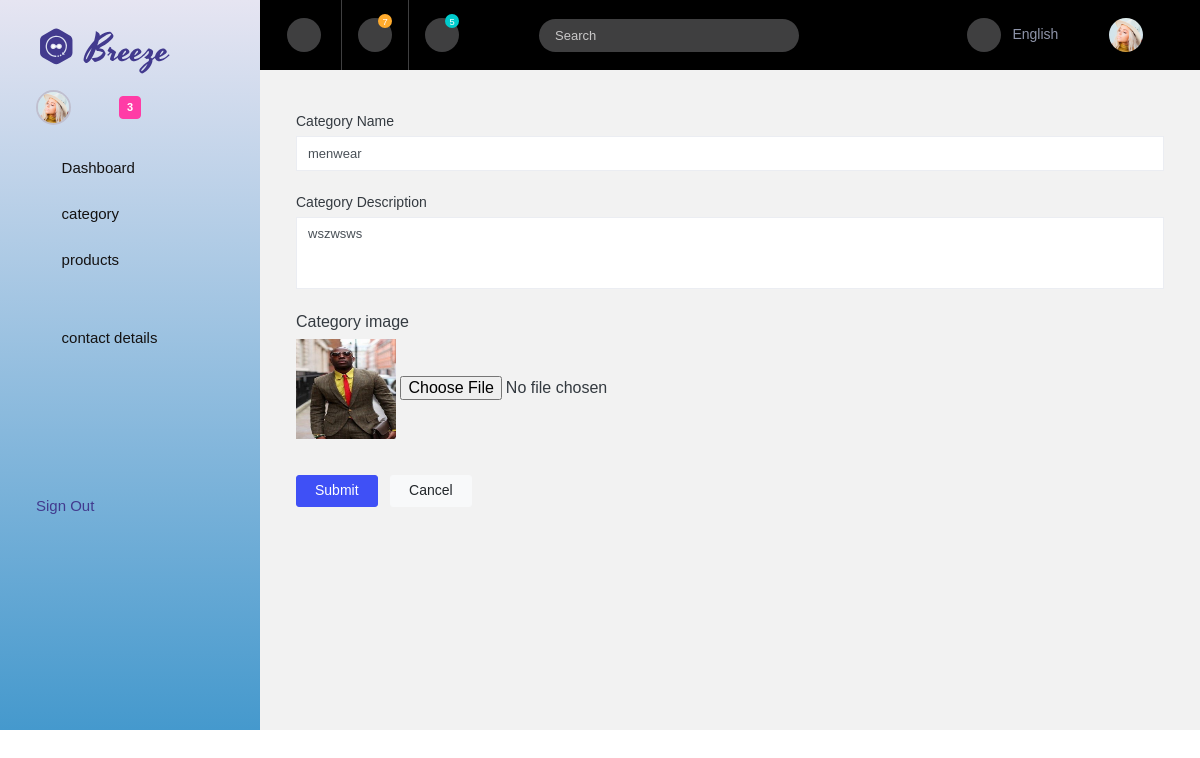
Screenshot of /Backend/edit_category/6/ with the database file from the repository.
### Backend/models.py (models this page shows)
class categorydb(models.Model):
    CATEGORYNAME=models.CharField(max_length=100,null=True,blank=True)
    CATEGORYDESCRIPTION=models.CharField(max_length=100,null=True,blank=True)
    CATEGORYIMAGE=models.ImageField(upload_to="productimages",null=True,blank=True)

### Backend/views.py (the view)
# urls.py: path('edit_category/<int:edit_id>/', views.edit_category, name="edit_category"),
def edit_category(request,edit_id):
    data=categorydb.objects.get(id=edit_id)
    return render(request,"edit_category.html",{'data':data})

### Backend/templates/edit_category.html (shortened to what this page needs)
<!DOCTYPE html>
{% extends 'index.html' %}
{% block content %}
<html lang="en">
<head>
</head>
<body>
<form method="post" class="forms-sample" action="{% url 'update_category' up_id=data.id %}" enctype="multipart/form-data">
                      <div class="form-group">
                        <label for="exampleInputName1">Category Name</label>
                        <input type="text" class="form-control" id="exampleInputName1" placeholder="Name" name="cname" value="{{data.CATEGORYNAME}}">
                      </div>
                   <div class="form-group">
                        <label for="exampleTextarea1">Category Description</label>
                        <textarea  class="form-control" id="exampleTextarea1" rows="4" name="cdescription"  >{{data.CATEGORYDESCRIPTION}}</textarea>
                      </div>
                   <div>
                       <label> Category image</label><br>
                       <img src="{{data.CATEGORYIMAGE.url}}" height="100px" width="100px">
                       <input type="file" name="cimage" ><br><br>
                   </div><br>
                    <button type="submit" class="btn btn-primary mr-2">Submit</button>
                    <button class="btn btn-light">Cancel</button>
                    </form>
</body>
</html>
{% endblock %}

### rows the page displays
categorydb: cname "menwear", cdescription "wszwsws", CATEGORYIMAGE (picture)
